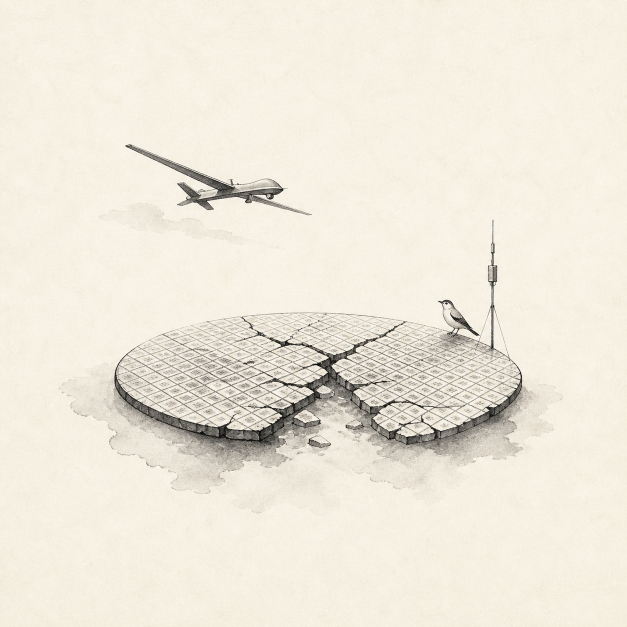
#> input picture book/figures/symbols/week01-symbol-v2.png, 1254 x 1254 px, given in place of week01.png, which was not available (shown at 1/2 size)
$ python prepare_print_images.py
#> lines starting #> are read from the running program, lines starting #| are printed output that depends on the picture; after the words box and inside, x2 and y2 are one past the last pixel; in counts of white or black regions, pixels touching at a corner belong together; pictures that were not available may be replaced by others from this repository, and a replacement may not be noted
#> in save_grayscale, image is the input picture: PIL image 1254x1254 RGB; mean R, G, B 237.8, 232.3, 219.4
"""Create print-safe grayscale assets for the black-and-white book interior.

The digital charts use a restrained four-colour palette. A naive RGB-to-gray
conversion collapses those hues into almost the same luminance, which makes
legends and series difficult to distinguish in POD printing. Chart colours are
therefore mapped to four deliberately separated gray levels before conversion.
Illustrations keep their original monochrome tonal range.
"""

import argparse
from pathlib import Path

import numpy as np
from PIL import Image


ROOT = Path(__file__).resolve().parents[1]
FIGURES = ROOT / "book" / "figures"
SYMBOLS = FIGURES / "symbols"
SYMBOL_SOURCE_OVERRIDES = {
    5: "week05-symbol-v3.png",
    6: "week06-symbol-v3.png",
    7: "week07-symbol-v3.png",
    9: "week09-symbol-v3.png",
    12: "week12-symbol-v3.png",
    18: "week18-symbol-v3.png",
    19: "week19-symbol-v3.png",
}

# Source chart palette and target print luminance. The 50-point intervals stay
# legible after ordinary laser/POD dot gain while retaining a quiet editorial
# appearance. Dark text and the warm paper background are not remapped.
CHART_GRAY_LEVELS = {
    (169, 78, 50): 50,    # rust
    (31, 90, 117): 100,   # blue
    (77, 124, 111): 150,  # green
    (193, 138, 61): 200,  # ochre
}
PALETTE_MATCH_DISTANCE = 48
# 회색 본문·단위·주석은 팔레트 색과 RGB 거리가 가깝더라도 색상 계열이
# 아니다. 채도가 낮은 픽셀을 제외해야 작은 회색 글씨가 150단계 회색으로
# 밝아지는 일을 막을 수 있다.
CHART_PALETTE_MIN_CHROMA = 40
CHART_MUTED_TEXT_MAX_GRAY = 80


def flatten_on_white(image: Image.Image) -> Image.Image:
    """Return an RGB image with transparent pixels composited on white."""
    if "A" in image.getbands() or "transparency" in image.info:
        rgba = image.convert("RGBA")
        paper = Image.new("RGBA", rgba.size, (255, 255, 255, 255))
        paper.alpha_composite(rgba)
        return paper.convert("RGB")
    return image.convert("RGB")


def chart_to_print_grayscale(image: Image.Image) -> Image.Image:
    """Convert a chart while preserving categorical palette separation."""
    rgb = flatten_on_white(image)
    rgb_array = np.asarray(rgb, dtype=np.int32)
    gray_array = np.asarray(rgb.convert("L"), dtype=np.uint8).copy()
    max_distance_sq = PALETTE_MATCH_DISTANCE**2
    nearest_distance_sq = np.full(rgb_array.shape[:2], max_distance_sq + 1, dtype=np.int32)
    mapped_levels = np.zeros(rgb_array.shape[:2], dtype=np.uint8)

    for palette_rgb, gray_level in CHART_GRAY_LEVELS.items():
        difference = rgb_array - np.asarray(palette_rgb, dtype=np.int32)
        distance_sq = np.sum(difference * difference, axis=2, dtype=np.int32)
        nearer = distance_sq < nearest_distance_sq
        nearest_distance_sq[nearer] = distance_sq[nearer]
        mapped_levels[nearer] = gray_level
#> this loop made 4 passes
#> pass 1, in chart_to_print_grayscale, `difference = rgb_array - np.asarray(palette_rgb, dtype=np.int32)`:
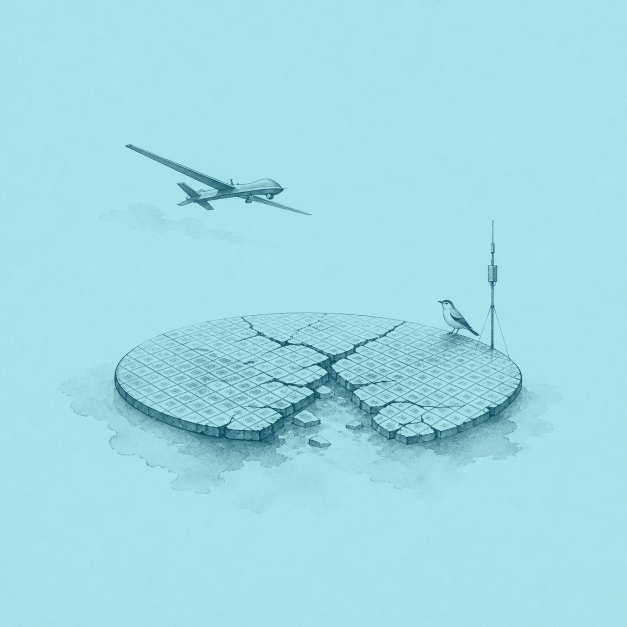
#> difference: shape (1254, 1254, 3) int32 (shown at 1/2 size); mean R, G, B 68.8, 154.3, 169.4; drawn with min black and max white
#> pass 1, in chart_to_print_grayscale, `distance_sq = np.sum(difference * difference, axis=2, dtype=np.int32)`:
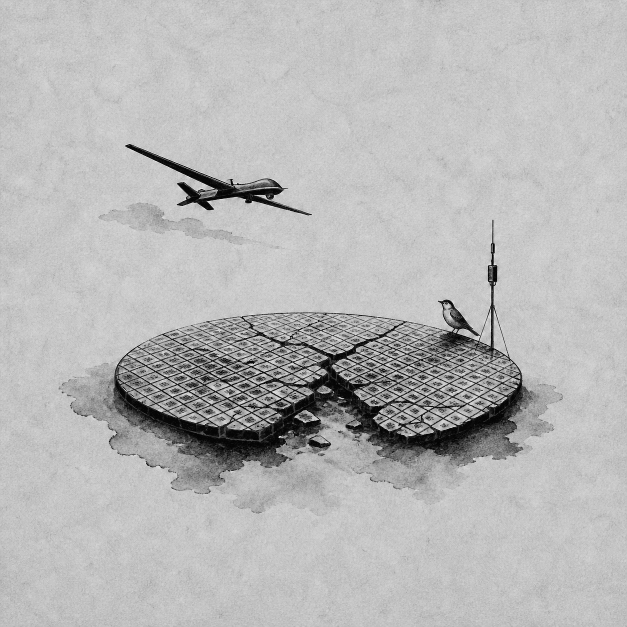
#> distance_sq: shape (1254, 1254) int32 (shown at 1/2 size); min 5312, max 80750, mean 59619.9; drawn with min black and max white
#> after the loop:
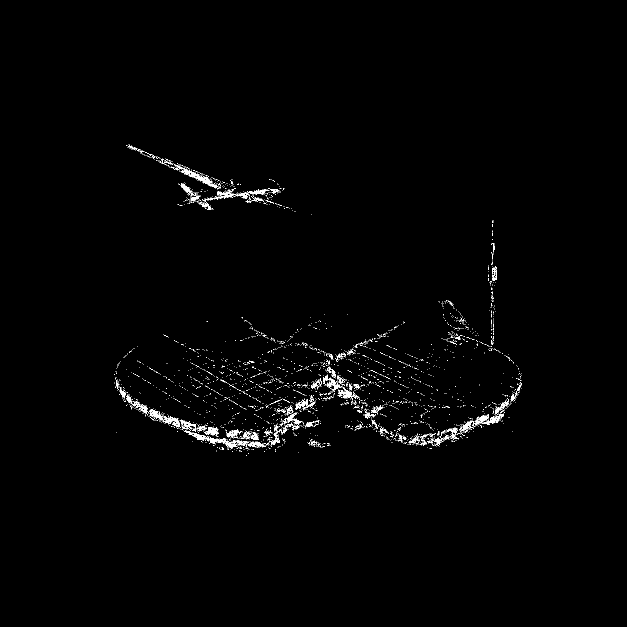
#> mapped_levels: shape (1254, 1254) (shown at 1/2 size); values 0 (black) and 150 (white), 0.98% white in thin lines or dots, all inside (x1, y1, x2, y2) = (229, 289, 1044, 911)
#> after the loop:
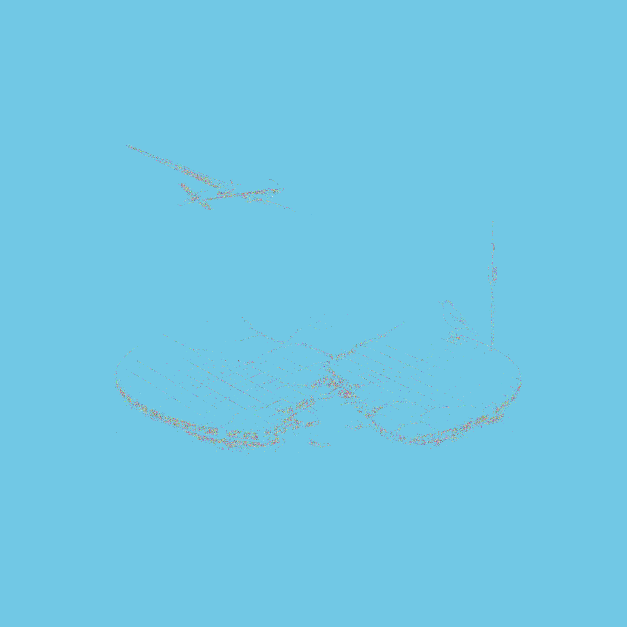
#> nearest_distance_sq: shape (1254, 1254) int32 (shown at 1/2 size); 851 distinct labels, from 1029 to 2305; one colour per label, 0 black

    matched = nearest_distance_sq <= max_distance_sq
    chroma = np.max(rgb_array, axis=2) - np.min(rgb_array, axis=2)
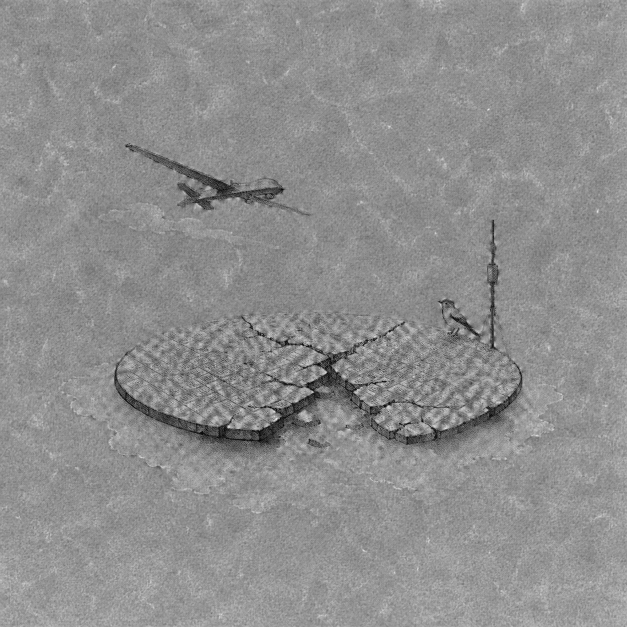
#> chroma: shape (1254, 1254) int32 (shown at 1/2 size); min 0, max 33, mean 18.5; drawn with min black and max white
    matched &= chroma >= CHART_PALETTE_MIN_CHROMA
    gray_array[matched] = mapped_levels[matched]
    # 밝은 회색 바탕 위의 단위·주석·축 글씨는 인쇄 축소 시 획이 약해진다.
    # 저채도 글씨의 중심부만 진하게 하고 밝은 안티앨리어싱 가장자리는
    # 유지해, 선명도를 높이되 글자가 뭉개지지 않게 한다.
    muted_text = (
        (chroma < CHART_PALETTE_MIN_CHROMA)
        & (gray_array >= 75)
        & (gray_array <= 170)
    )
#> muted_text: shape (1254, 1254) bool; 3.6% white; 2470 white regions (2324 under 20 px), largest, box (x1, y1, x2, y2) and area: (590, 726, 1046, 910) 13436, (234, 757, 642, 921) 9444, (235, 688, 616, 851) 4809
    gray_array[muted_text] = np.minimum(
        gray_array[muted_text], CHART_MUTED_TEXT_MAX_GRAY
    )
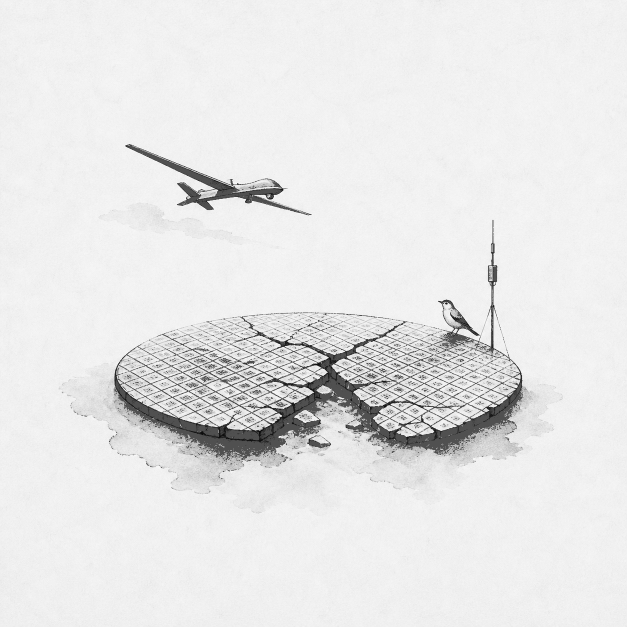
#> gray_array: shape (1254, 1254) (shown at 1/2 size); min 0, max 255, mean 230.6
    return Image.fromarray(gray_array, mode="L")


def save_grayscale(
    source: Path,
    destination: Path,
    max_size: tuple[int, int] | None,
    *,
    remap_chart_palette: bool = False,
) -> None:
    with Image.open(source) as image:
        if remap_chart_palette:
            rendered = chart_to_print_grayscale(image)
        else:
            rendered = flatten_on_white(image).convert("L")
        if max_size:
            rendered.thumbnail(max_size, Image.Resampling.LANCZOS)
        rendered.save(destination, optimize=True, compress_level=9)


def parse_args() -> argparse.Namespace:
    parser = argparse.ArgumentParser()
    parser.add_argument("--weeks", nargs="*", type=int, help="Only rebuild these weeks")
    return parser.parse_args()


def main() -> None:
    args = parse_args()
    weeks = sorted(set(args.weeks or range(1, 31)))
    for week in weeks:
        save_grayscale(
            FIGURES / f"week{week:02d}.png",
            FIGURES / f"week{week:02d}-print.png",
            None,
            remap_chart_palette=True,
        )
        symbol_source = SYMBOLS / SYMBOL_SOURCE_OVERRIDES.get(
            week, f"week{week:02d}-symbol-v2.png"
        )
        save_grayscale(
            symbol_source,
            SYMBOLS / f"week{week:02d}-symbol-print.png",
            (720, 720),
        )
#> call 2 of save_grayscale, with max_size = (720, 720), remap_chart_palette = False
#> in save_grayscale (call 2), `rendered.thumbnail(max_size, Image.Resampling.LANCZOS)`:
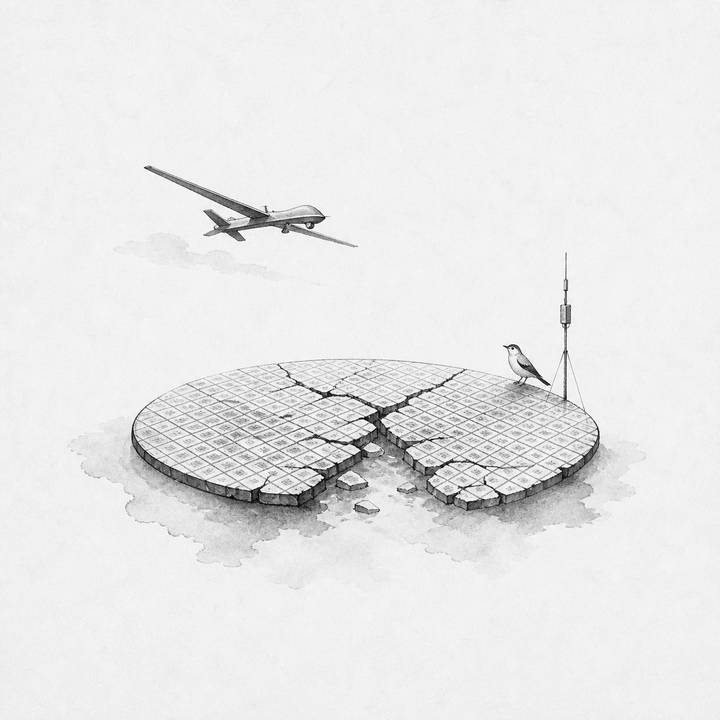
#> rendered: PIL image 720x720 L; min 0, max 255, mean 232.5
#> pass 2 of the loop in main, `for week in weeks:`:
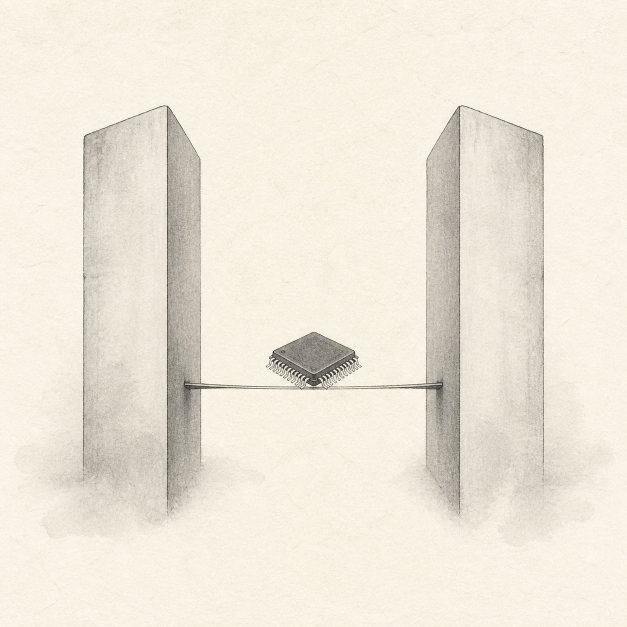
#> input picture book/figures/symbols/week02-symbol-v2.png, 1254 x 1254 px, given in place of week02.png, which was not available (shown at 1/2 size)
#> in save_grayscale, image is the input picture: PIL image 1254x1254 RGB; mean R, G, B 237.5, 231.2, 217.8
#> after the loop in chart_to_print_grayscale (call 2), `for palette_rgb, gray_level in CHART_GRAY_LEVELS.items():`:
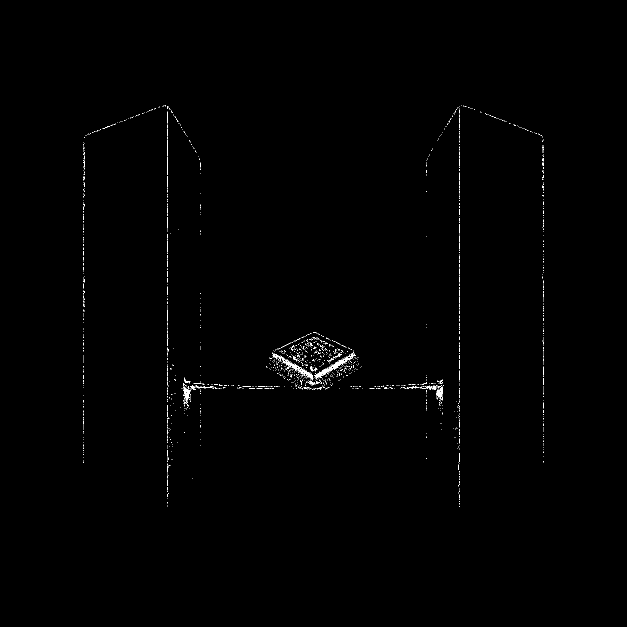
#> mapped_levels: shape (1254, 1254) (shown at 1/2 size); values 0 (black) and 150 (white), 0.41% white in thin lines or dots, all inside (x1, y1, x2, y2) = (166, 211, 1088, 1014)
#> muted_text: shape (1254, 1254) bool; 3.4% white; 1348 white regions (1285 under 20 px), largest, box (x1, y1, x2, y2) and area: (321, 211, 781, 1019) 29887, (782, 211, 958, 1021) 14438, (958, 222, 1088, 510) 765
#> in save_grayscale (call 4), `rendered.thumbnail(max_size, Image.Resampling.LANCZOS)`:
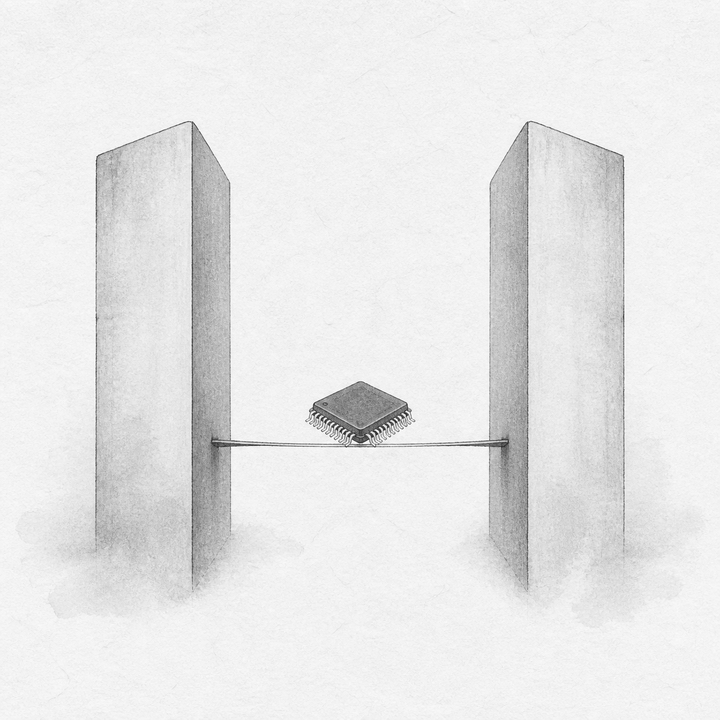
#> rendered: PIL image 720x720 L; min 28, max 255, mean 231.5
    print(
        f"prepared {len(weeks)} grayscale data figures and "
        f"{len(weeks)} grayscale 720px symbols"
    )


if __name__ == "__main__":
#> (the run stopped early here; a loop or call above may not have finished)
